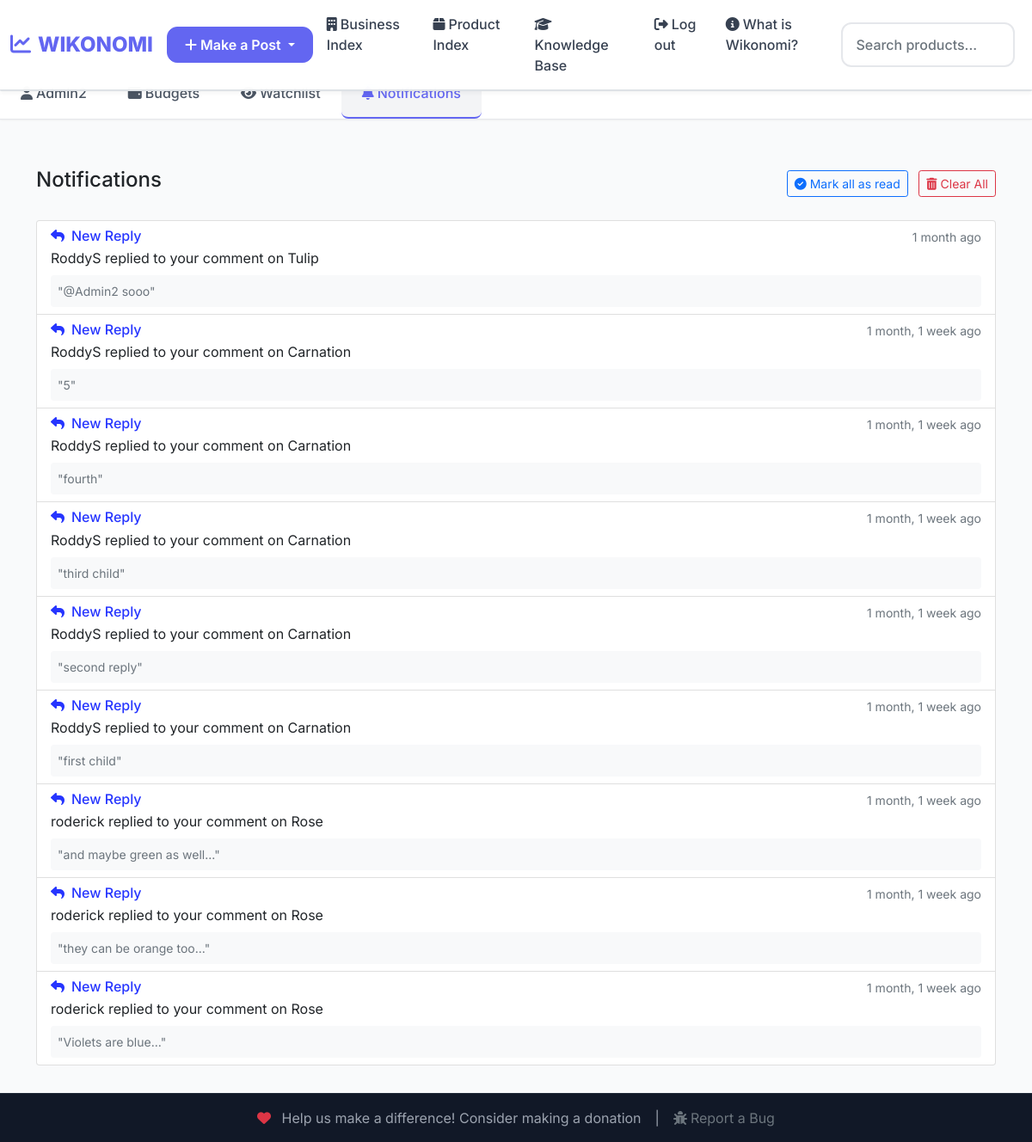
Page /notifications/ (signed in) on the committed database.
### Notification/models.py (models this page shows, shortened)
class Notification(models.Model):
    PRICE_CHANGE = 'price_change'
    PRICE_DROP = 'price_drop'
    COMMENT_REPLY = 'comment_reply'
    NEW_COMMENT = 'new_comment'
    NEW_ANSWER = 'new_answer'
    ANSWER_ACCEPTED = 'answer_accepted'
    ANSWER_COMMENT = 'answer_comment'
    POST_COMMENT = 'post_comment'
    POST_REPLY = 'post_reply'
    POST_LIKE = 'post_like'
    BUSINESS_REVIEW = 'business_review'
    BUSINESS_REPLY = 'business_reply'
    NEW_FOLLOWER = 'new_follower'
    NOTIFICATION_TYPES = [
        (PRICE_CHANGE, 'Price Change'),
        (PRICE_DROP, 'Price Drop'),
        (COMMENT_REPLY, 'Comment Reply'),
        (NEW_COMMENT, 'New Comment'),
        (NEW_ANSWER, 'New Answer'),
        (ANSWER_ACCEPTED, 'Answer Accepted'),
        (ANSWER_COMMENT, 'Answer Comment'),
        (POST_COMMENT, 'Post Comment'),
        (POST_REPLY, 'Post Reply'),
        (POST_LIKE, 'Post Like'),
        (BUSINESS_REVIEW, 'Business Review'),
        (BUSINESS_REPLY, 'Business Reply'),
        (NEW_FOLLOWER, 'New Follower'),
    ]
    user = models.ForeignKey(
        User,
        on_delete=models.CASCADE,
        related_name='notifications'
    )
    notification_type = models.CharField(
        max_length=20,
        choices=NOTIFICATION_TYPES
    )
    is_read = models.BooleanField(default=False)
    created_at = models.DateTimeField(default=timezone.now)
    product = models.ForeignKey(
        Product,
        on_delete=models.CASCADE,
        null=True,
        blank=True,
        related_name='notifications'
    )
    comment = models.ForeignKey(
        ProductComment,
        on_delete=models.CASCADE,
        null=True,
        blank=True,
        related_name='notifications'
    )
    question = models.ForeignKey(
        'QA.Question',
        on_delete=models.CASCADE,
        null=True,
        blank=True,
        related_name='notifications'
    )
    post = models.ForeignKey(
        'Post.Post',
        on_delete=models.CASCADE,
        null=True,
        blank=True,
        related_name='notifications'
    )
    business = models.ForeignKey(
        'Business.Business',
        on_delete=models.CASCADE,
        null=True,
        blank=True,
        related_name='notifications'
    )
    answer = models.ForeignKey(
        'QA.Answer',
        on_delete=models.CASCADE,
        null=True,
        blank=True,
        related_name='notifications'
    )
    data = models.JSONField(default=dict, blank=True)
    class Meta:
        ordering = ['-created_at']
        indexes = [
            models.Index(fields=['user', 'is_read']),
            models.Index(fields=['created_at']),
        ]

### Product/models.py (models this page shows, shortened)
class Product(models.Model):
    name = models.CharField(max_length=100)
    price = models.FloatField()
    description = models.TextField(max_length=300,blank=True)
    business  = models.ForeignKey(Business,on_delete=models.CASCADE, null=True)
    author = models.ForeignKey(User,on_delete=models.SET_NULL,null=True)
    is_public = models.BooleanField(default=True)
    date_created = models.DateTimeField(default=timezone.now)
    date_updated = models.DateTimeField(default=timezone.now, editable=False)
    location = models.ForeignKey(Location,on_delete=models.SET_NULL,null=True,blank=True)

### Notification/views.py (the view)
# urls.py: path('notifications/', views.notification_list, name='list'),
@login_required
def notification_list(request):
    notifications = Notification.objects.filter(user=request.user).order_by('-created_at')
    return render(request, 'Notification/notification_list.html', {'notifications': notifications})

### Notification/templates/Notification/notification_list.html (shortened to what this page needs)
{% extends "Home/base.html" %}
{% block content %}
<div class="container mt-4">
    <div class="d-flex justify-content-between align-items-center mb-4">
        <h4>Notifications</h4>
        <div>
            <a href="{% url 'Notification:mark_all_read' %}" class="btn btn-outline-primary btn-sm me-2">
                <i class="fas fa-check-circle me-1"></i>Mark all as read
            </a>
            <form action="{% url 'Notification:delete_all' %}" method="post" class="d-inline">
                <button type="submit" class="btn btn-outline-danger btn-sm"
                        onclick="return confirm('Are you sure you want to delete all notifications?')">
                    <i class="fas fa-trash-alt me-1"></i>Clear All
                </button>
            </form>
        </div>
    </div>
    <div class="list-group">
        {% for notification in notifications %}
            <a href="{% url 'Notification:mark_read' notification.id %}"
               class="list-group-item list-group-item-action {% if not notification.is_read %}list-group-item-primary{% endif %}">
                <div class="d-flex w-100 justify-content-between">
                    <h6 class="mb-1">
                        {% if notification.notification_type == 'price_change' %}
                            <i class="fas fa-tag me-2"></i>Price Update
                        {% elif notification.notification_type == 'price_drop' %}
                            <i class="fas fa-arrow-down me-2 text-danger"></i>Price Drop!
                        {% elif notification.notification_type == 'comment_reply' or notification.notification_type == 'post_reply' or notification.notification_type == 'business_reply' %}
                            <i class="fas fa-reply me-2"></i>New Reply
                        {% elif notification.notification_type == 'new_comment' or notification.notification_type == 'post_comment' or notification.notification_type == 'answer_comment' or notification.notification_type == 'business_review' %}
                            <i class="fas fa-comment me-2"></i>New Comment
                        {% elif notification.notification_type == 'new_answer' %}
                            <i class="fas fa-question-circle me-2"></i>New Answer
                        {% elif notification.notification_type == 'answer_accepted' %}
                            <i class="fas fa-check-circle me-2 text-success"></i>Answer Accepted
                        {% elif notification.notification_type == 'post_like' %}
                            <i class="fas fa-heart me-2 text-danger"></i>New Like
                        {% elif notification.notification_type == 'new_follower' %}
                            <i class="fas fa-user-plus me-2 text-primary"></i>New Follower
                        {% endif %}
                    </h6>
                    <small class="text-muted">{{ notification.created_at|timesince }} ago</small>
                </div>
                <p class="mb-1">
                    {% if notification.notification_type == 'price_change' or notification.notification_type == 'price_drop' %}
                        Price of {{ notification.product.name }} changed from
                        ${{ notification.data.old_price }} to ${{ notification.data.new_price }}
                        ({{ notification.data.change_percent|floatformat:2 }}%)
                    {% elif notification.notification_type == 'comment_reply' %}
                        {{ notification.data.replier_username }} replied to your comment on {{ notification.product.name }}
                    {% elif notification.notification_type == 'new_comment' %}
                        {{ notification.data.commenter_username }} commented on {{ notification.product.name }}
                    {% elif notification.notification_type == 'post_comment' %}
                        {{ notification.data.commenter_username }} commented on your post
                    {% elif notification.notification_type == 'post_reply' %}
                        {{ notification.data.replier_username }} replied to your comment on a post
                    {% elif notification.notification_type == 'post_like' %}
                        {{ notification.data.liker_username }} liked your post
                    {% elif notification.notification_type == 'new_answer' %}
                        {{ notification.data.answerer_username }} answered your question "{{ notification.data.question_title }}"
                    {% elif notification.notification_type == 'answer_accepted' %}
                        {{ notification.data.accepter_username }} accepted your answer to "
                        {% if notification.question %}{{ notification.question.title }}{% else %}a question{% endif %}"
                    {% elif notification.notification_type == 'answer_comment' %}
                        {{ notification.data.commenter_username }} commented on your answer
                    {% elif notification.notification_type == 'business_review' %}
                        {{ notification.data.commenter_username }} reviewed your business {{ notification.business.name }}
                    {% elif notification.notification_type == 'business_reply' %}
                        {{ notification.data.replier_username }} replied to your review on {{ notification.business.name }}
                    {% endif %}
                </p>
                {% if notification.data.comment_preview %}
                    <div class="mt-2 p-2 bg-light rounded text-muted small">
                        "{{ notification.data.comment_preview }}"
                    </div>
                {% elif notification.data.answer_preview %}
                     <div class="mt-2 p-2 bg-light rounded text-muted small">
                        "{{ notification.data.answer_preview }}"
                    </div>
                {% elif notification.comment and notification.comment.content %}
                    <div class="mt-2 p-2 bg-light rounded">
                        <small class="text-muted">"{{ notification.comment.content|truncatechars:100 }}"</small>
                    </div>
                {% endif %}
            </a>
        {% empty %}
            <div class="list-group-item text-center p-5 text-muted">
                <i class="fas fa-bell-slash fa-3x mb-3"></i>
                <p>You don't have any notifications yet.</p>
            </div>
        {% endfor %}
    </div>
</div>
{% endblock %}

### Home/templates/Home/base.html (shortened to what this page needs)
{% load static %}
{% load extra_date_filters %}
<!DOCTYPE html>
<html lang="" dir="ltr">
  <head>
    <link rel="stylesheet" href="{% static 'Home/bootstrap-5.0.0-dist/css/bootstrap.min.css' %}">
    <link rel="stylesheet" href="{% static 'Home/css/baseStyle.css' %}">
    <link rel="stylesheet" href="https://cdnjs.cloudflare.com/ajax/libs/font-awesome/6.4.0/css/all.min.css">
  </head>
  <body>
      <nav class="navbar navbar-expand-sm fixed-top navbar-light" aria-label="Main navigation">
        <div class="container-fluid">
          <a class="navbar-brand {% if request.resolver_match.url_name == 'home' %}active{% endif %}" href="{% url 'Home:home' %}">
            <i class="fas fa-chart-line me-2"></i>WIKONOMI
          </a>
          <div class="dropdown">
            <button class="btn btn-primary dropdown-toggle"
            type="button"
            id="dropdownMenuButton"
            data-bs-toggle="dropdown"
            aria-expanded="false"
            >
              <i class="fas fa-plus me-1"></i>Make a Post
            </button>
          </div>
          <div class="collapse navbar-collapse" id="navCollapse">
            <ul class="navbar-nav me-auto mb-2 mb-lg-0">
              <li class="nav-item">
                <a class="nav-link {% if request.resolver_match.url_name == 'all' and request.resolver_match.namespace == 'Business' %}active{% endif %}" href="{% url 'Business:all' %}">
                  <i class="fas fa-building me-1"></i>Business Index
                </a>
              </li>
              <li class="nav-item">
                <a class="nav-link {% if request.resolver_match.url_name == 'all' and request.resolver_match.namespace == 'Product' %}active{% endif %}" href="{% url 'Product:all' %}">
                  <i class="fas fa-box me-1"></i>Product Index
                </a>
              </li>
              <li class="nav-item">
                <a class="nav-link {% if request.resolver_match.view_name == 'QA:all' or request.resolver_match.app_name == 'HowTo' %}active{% endif %}" href="{% url 'QA:all' %}">
                  <i class="fas fa-graduation-cap me-1"></i>Knowledge Base
                </a>
              </li>
              {% if request.user.is_authenticated %}
                <li class="nav-item">
                  <a class="nav-link {% if request.resolver_match.url_name == 'account_logout' %}active{% endif %}" href="{% url 'account_logout' %}">
                    <i class="fas fa-sign-out-alt me-1"></i>Log out
                  </a>
                </li>
              {% endif %}
              <li class="nav-item">
                <a class="nav-link {% if request.resolver_match.url_name == 'about' %}active{% endif %}" href="{% url 'Home:about' %}">
                  <i class="fas fa-info-circle me-1"></i>What is Wikonomi?
                </a>
              </li>
            </ul>
            <form class="d-flex position-relative" action="{% url 'Search:search' %}">
              <input name="q" class="form-control me-2" type="search" placeholder="Search products..." aria-label="Search" id="search"
                     hx-get="{% url 'Search:autocomplete' %}"
                     hx-trigger="keyup changed delay:300ms"
                     hx-target="#search-suggestions"
                     hx-indicator="#search-loading">
            </form>
            <div id="search-suggestions" class="position-absolute bg-white border rounded shadow-sm" style="top: 100%; left: 0; right: 0; z-index: 1000; max-height: 300px; overflow-y: auto;"></div>
          </div>
        </div>
      </nav>
      {% if request.user.is_authenticated %}
        <div class="nav-scroller">
          <nav class="nav nav-underline" aria-label="Secondary navigation">
            <a class="nav-link {% if request.resolver_match.url_name == 'profile' %}active{% endif %}" href="{% url 'Profile:profile' %}">
              <i class="fas fa-user me-1"></i>{{request.user.username}}
            </a>
            <a class="nav-link {% if request.resolver_match.url_name == 'list' and request.resolver_match.namespace == 'Budget' %}active{% endif %}" href="{% url 'Budget:list' %}">
              <i class="fas fa-wallet me-1"></i>Budgets
            </a>
            <a class="nav-link {% if request.resolver_match.url_name == 'watchlist' %}active{% endif %}" href="{% url 'Follow:watchlist' %}">
              <i class="fas fa-eye me-1"></i>Watchlist
            </a>
            <a class="nav-link {% if request.resolver_match.url_name == 'list' and request.resolver_match.namespace == 'Notification' %}active{% endif %}" href="{% url 'Notification:list' %}">
              <i class="fas fa-bell me-1"></i>Notifications
            </a>
          </nav>
        </div>
      {% endif %}
      <div id="content">
        <main class="main-container">
            {% block content %}{% endblock %}
        </main>
      </div>
      <footer class="footer mt-auto py-3">
        <div class="container">
          <div class="d-flex align-items-center justify-content-center flex-column flex-md-row">
            <p class="my-0 text-center">
              <i class="fas fa-heart me-2 text-danger"></i>
              Help us make a difference! Consider making a donation
            </p>
            <span class="mx-3 d-none d-md-inline">|</span>
            <a href="{% url 'Report:bug' %}" class="text-muted text-decoration-none mt-2 mt-md-0">
                <i class="fas fa-bug me-1"></i>Report a Bug
            </a>
          </div>
        </div>
      </footer>
  </body>
</html>

### rows in the picture
Notification: notification_type "comment_reply" (drawn), created_at "1 month", data.replier_username "RoddyS", product.name "Tulip", data.comment_preview "@Admin2 sooo"
Notification: notification_type "comment_reply" (drawn), created_at "1 month, 1 week", data.replier_username "RoddyS", product.name "Carnation", data.comment_preview "5"
Notification: notification_type "comment_reply" (drawn), created_at "1 month, 1 week", data.replier_username "RoddyS", product.name "Carnation", data.comment_preview "fourth"
Notification: notification_type "comment_reply" (drawn), created_at "1 month, 1 week", data.replier_username "RoddyS", product.name "Carnation", data.comment_preview "third child"
Notification: notification_type "comment_reply" (drawn), created_at "1 month, 1 week", data.replier_username "RoddyS", product.name "Carnation", data.comment_preview "second reply"
Notification: notification_type "comment_reply" (drawn), created_at "1 month, 1 week", data.replier_username "RoddyS", product.name "Carnation", data.comment_preview "first child"
Notification: notification_type "comment_reply" (drawn), created_at "1 month, 1 week", data.replier_username "roderick", product.name "Rose", data.comment_preview "and maybe green as well..."
Notification: notification_type "comment_reply" (drawn), created_at "1 month, 1 week", data.replier_username "roderick", product.name "Rose", data.comment_preview "they can be orange too..."
Notification: notification_type "comment_reply" (drawn), created_at "1 month, 1 week", data.replier_username "roderick", product.name "Rose", data.comment_preview "Violets are blue..."

### other values in the picture
{{ request.user.username }} "Admin2"
